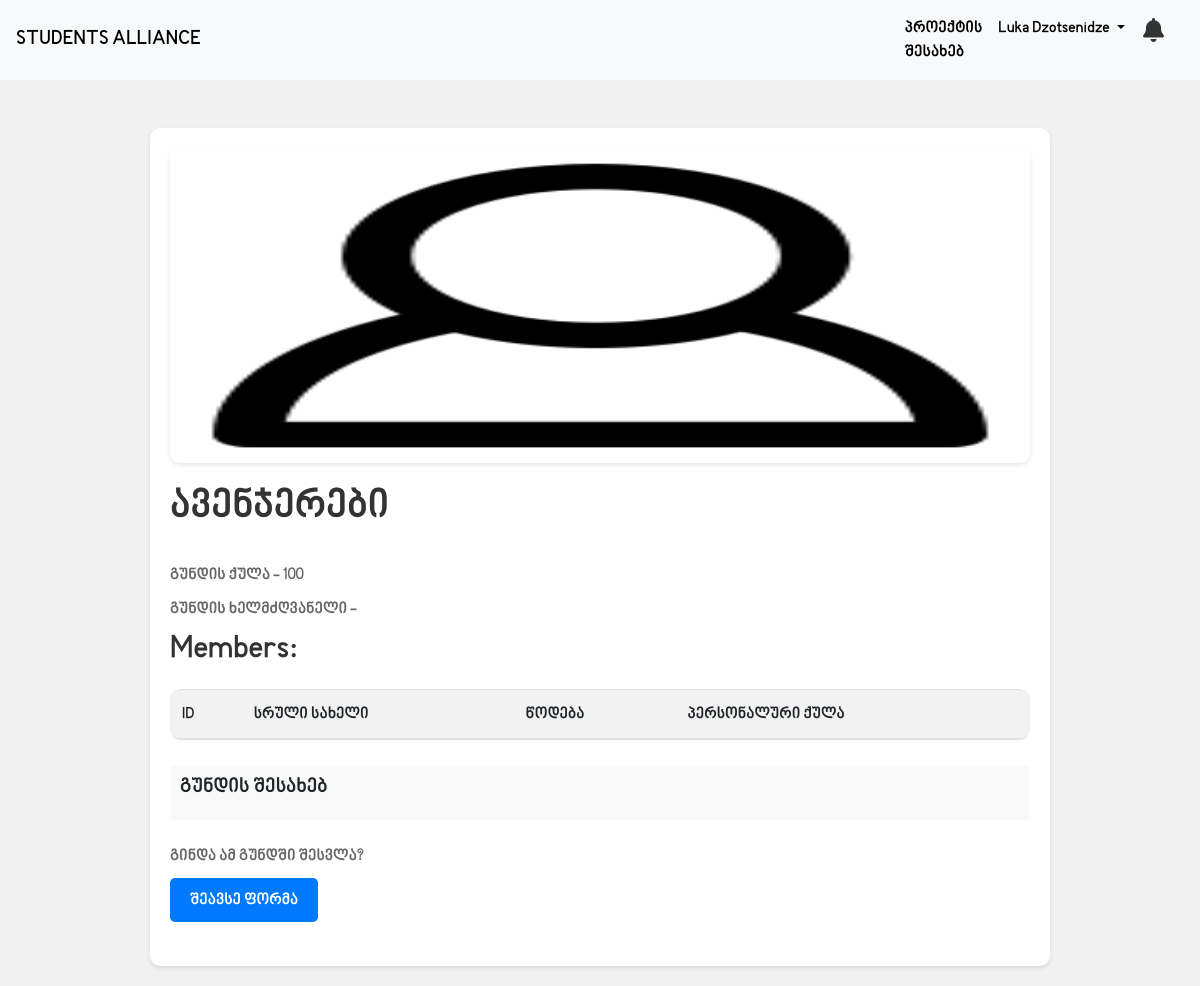
/groups/2 (signed in), run on the app's committed database.
### main/models.py (models this page shows, shortened)
class User(db.Model, UserMixin):
    id = db.Column(db.Integer, primary_key=True)
    unique_id = db.Column(db.String(8), nullable=False, unique=True)
    firstname = db.Column(db.String(20), nullable=False)
    lastname = db.Column(db.String(30), nullable=False)
    nickname = db.Column(db.String(10))
    email = db.Column(db.String(100), unique=True, nullable=False)
    rank = db.Column(db.String(50), nullable=False, default='წევრი')
    score = db.Column(db.Integer, nullable=False, default=0)
    password = db.Column(db.String(60), nullable=False)
    image_file = db.Column(db.String(100), nullable=False, default='default.png')
    facebook_link = db.Column(db.String(300), nullable=False)
    in_group = db.Column(db.Boolean, default=False)
    group_id = db.Column(db.Integer, db.ForeignKey('group.id'), nullable=True)
    group = db.relationship('Group', back_populates='members')

class Group(db.Model):
    id = db.Column(db.Integer, primary_key=True)
    name = db.Column(db.String(20), nullable=False, unique=True)
    leader_id = db.Column(db.Integer, nullable=False)
    description = db.Column(db.String(250))
    category = db.Column(db.String(100), nullable=False)
    members = db.relationship('User', back_populates='group')
    score = db.Column(db.Integer, nullable=False, default=0)
    group_form = db.Column(db.String(200))
    image_file = db.Column(db.String(100), default='default.png')
    @property
    def members_list(self):
        return json.loads(self.members) if self.members else []

### main/groups/routes.py (the view)
@csrf.exempt
@groups.route('/groups/<int:id>', methods=['POST', 'GET'])
def group_page(id):
    if not current_user.is_authenticated:
        return redirect(url_for('users.login'))
    group = Group.query.filter_by(id=id).first()
    page = request.args.get('page', 1, type=int)
    leader = User.query.filter_by(unique_id=group.leader_id).first()
    try:
        group_logs = GroupLogs.query.filter_by(group_id=current_user.group_id).order_by(GroupLogs.id.desc()).paginate(page=page, per_page=5)
        notification_log = NotificationLogs.query.filter_by(user_id=current_user.id).order_by(NotificationLogs.id.desc())
        if current_user.unique_id == group.leader_id:
            group.assign_rank()
        return render_template('group_page.html', group=group, leader=leader, group_logs=group_logs, notification_log=notification_log)
    except:
        group_logs = GroupLogs.query.filter_by(group_id=id).order_by(GroupLogs.id.desc()).paginate(page=page, per_page=5)
    return render_template('group_page.html', group=group, leader=leader, group_logs=group_logs)

### main/models.py (called while the page is built)
@login_manager.user_loader
def load_user(user_id):
    return User.query.get(int(user_id))

### main/templates/group_page.html (shortened to what this page needs)
{% extends "new_base.html" %}
{% block content %}
    <div class="group-details">
        <img src="{{ url_for('static', filename='imgs/team_pics/' + group.image_file) }}" alt="{{ group.name }}" class="group-image">
        <h1>{{ group.name }}</h1>
        <br>
        <p>გუნდის ქულა - {{ group.score }}</p>
        <p>გუნდის ხელმძღვანელი - {{ leader.firstname }} {{ leader.lastname }}</p>
        <h2>Members:</h2>
        <div class="table-responsive">
            <table class="member-table table table-hover">
                <thead>
                    <tr>
                        <th>ID</th>
                        <th>სრული სახელი</th>
                        <th>წოდება</th>
                        <th>პერსონალური ქულა</th>
                    </tr>
                </thead>
            </table>
        </div>
        <div class="description">
            <h5>გუნდის შესახებ</h5>
        </div>
        {% if not current_user.in_group %}
            <br>
            <form method="POST" action="">
                <p>გინდა ამ გუნდში შესვლა?</p>
                <a href="{{ group.group_form }}" class="btn btn-primary" target="_blank">შეავსე ფორმა</a>
            </form>
        {% endif %}
        <br>
    </div>
{% endblock content %}

### main/templates/new_base.html (shortened to what this page needs)
<!DOCTYPE html>
<html lang="en">
<head>
    <link rel="stylesheet" href="https://cdnjs.cloudflare.com/ajax/libs/font-awesome/6.5.2/css/all.min.css" />
    <link href="https://stackpath.bootstrapcdn.com/bootstrap/4.5.2/css/bootstrap.min.css" rel="stylesheet">
</head>
<body>
    <nav class="navbar navbar-expand-lg navbar-light bg-light">
        <a class="navbar-brand" href="{{url_for('groups.groups_section')}}">STUDENTS ALLIANCE</a>
        <div class="collapse navbar-collapse" id="navbarNav">
            <ul class="navbar-nav ml-auto">
                {% if current_user.is_authenticated %}
                    <li class="nav-item">
                        <a class="nav-link" href="#" style="color: black;">პროექტის შესახებ</a>
                    </li>
                    <li class="nav-item dropdown">
                        <a class="nav-link dropdown-toggle" href="#" id="navbarDropdown" role="button" data-toggle="dropdown" aria-haspopup="true" aria-expanded="false">
                            {{ current_user.firstname }} {{ current_user.lastname }}
                        </a>
                    </li>
                    <li class="nav-item" style="text-align: center;">
                        <div class="notification-bar">
                            <div class="notification-icon" onclick="toggleDropdown()">
                                <i class="fa fa-bell"></i>
                            </div>
                        </div>
                    </li>
                {% endif %}
            </ul>
        </div>
    </nav>
    <div class="container mt-5">
        {% block content %}{% endblock %}
    </div>
</body>
</html>

### main/templates/new_base.html (style rules this page uses)
body { font-family: BPG; }
.navbar { background-color: #007bff; }
.navbar-brand { color: rgb(0, 0, 0) !important; font-weight: bold; }
.navbar-nav .nav-link { color: rgb(0, 0, 0) !important; }
.notification-bar { display: flex; align-items: center; padding: 10px; }
.notification-icon { margin-right: 10px; }
.notification-icon i { color: #333; font-size: 24px; cursor: pointer; }
.dropdown { position: relative; }
.btn { padding: 5px 10px; border: none; border-radius: 3px; cursor: pointer; }
a { color: rgb(22, 22, 22); }

### main/templates/group_page.html (style rules this page uses)
body { font-family: BPG; background-color: #f1f1f1; margin: 0; padding: 0; }
.btn { padding: 10px 20px; color: white; border: none; border-radius: 5px; cursor: pointer; margin-right: 10px; transition: background-color 0.3s ease; }
.btn-primary { background-color: #007bff; }
.group-details, .logs-container { max-width: 900px; margin: 20px auto; padding: 20px; background-color: #fff; border-radius: 10px; box-shadow: 0 2px 4px rgba(0, 0, 0, 0.1); }
h1, h2 { color: #333; }
.group-details p, .logs-list p { color: #666; margin-bottom: 10px; }
.table-responsive { width: 100%; overflow-x: auto; -webkit-overflow-scrolling: touch; margin-top: 20px; border-radius: 10px; }
.member-table { width: 100%; border-collapse: collapse; min-width: 600px; background: #fff; border-radius: 10px; overflow: hidden; }
.member-table th, .member-table td { padding: 12px; text-align: left; border-bottom: 1px solid #ddd; }
.member-table th { background-color: #f2f2f2; }
.group-image { width: 100%; height: 315px; border-radius: 10px; margin-bottom: 20px; box-shadow: 0 2px 4px rgba(0, 0, 0, 0.1); }
.description { background-color: #f9f9f9; padding: 10px; border-radius: 5px; margin-top: 10px; }

### data on the page
User: firstname "Luka", lastname "Dzotsenidze"
Group: image_file (placeholder picture), name "ავენჯერები", score "100"
